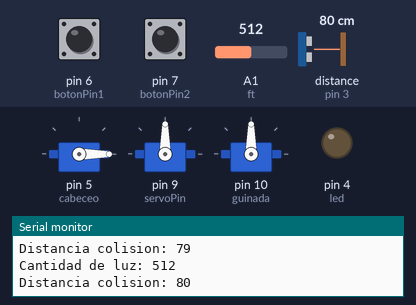
This sketch was run on a simulated Arduino Uno, built with avr-gcc and run on an emulated ATmega328P. On the bench: 3 × servo, output pins drawn as LEDs (lit = HIGH), the last lines printed to the serial monitor. Wiring (inferred from the names in the program): ultrasonic range finder: trigger pin 2; echo pin 3. The inputs (shaded band) are chosen by the test bench; at power-on: A1 (ft) = 512, pin 6 (botonPin1) HIGH, pin 7 (botonPin2) HIGH, distance to the obstacle (sensor on pin 3) 80 cm. The echo pulse lasts 58.3 µs per cm; pins used as bus, display or sensor lines are not drawn.

Above: at 1.3 s.
1.4 s: A1 (ft) set to 214
3.2 s: A1 (ft) set to 191
At 5.2 s:
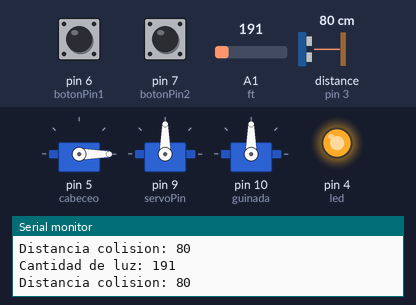
5.5 s: pin 6 (botonPin1) pulled LOW for 3.2 s
At 9.3 s:
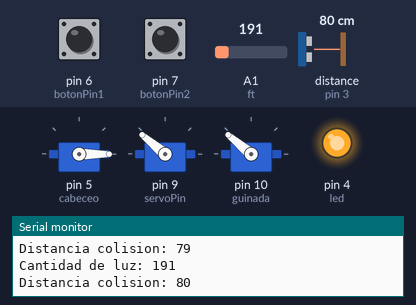
10.2 s: pin 6 (botonPin1) pulled LOW for 3.2 s
At 13.2 s:
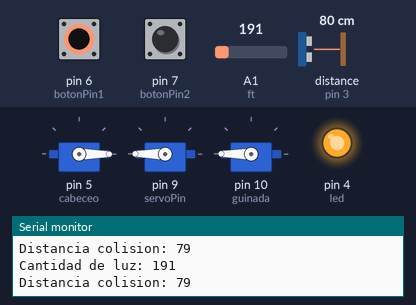
14.9 s: A1 (ft) set to 210
At 16.5 s:
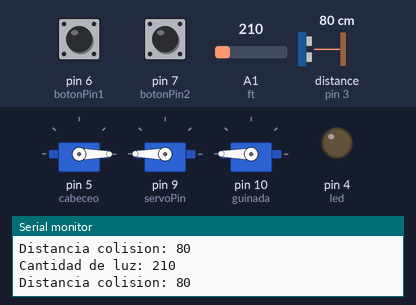
16.9 s: pin 7 (botonPin2) pulled LOW for 0.6 s
At 18.4 s:
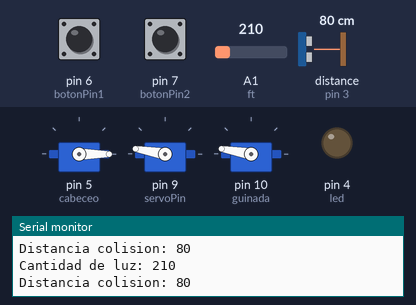
Timing chart, 0 to 19.9 s (numbered marks = the images above; inputs shaded):
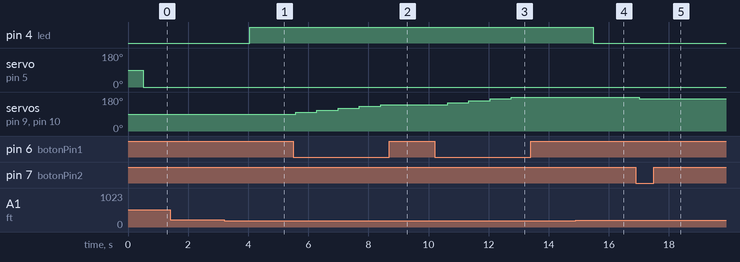

Measured:
- the behaviour switches between 201 and 200 on A1 (ft) (found by bisection; images 0 and 1)
- after the input at 3.2 s, pin 4 (led): LOW → HIGH after 0.86 s
- after the input at 5.5 s, servo on pin 9 (servoPin), servo on pin 10 (guinada): moves from 90° to 140° over 2.8 s, starting after 0.08 s
- after the input at 10.2 s, servo on pin 9 (servoPin), servo on pin 10 (guinada): 140° → 150° after 0.43 s, → 160° 0.71 s later, → 170° 0.71 s later, → 180° 0.71 s later
- after the input at 14.9 s, pin 4 (led): HIGH → LOW after 0.59 s
- after the input at 16.9 s, servo on pin 9 (servoPin), servo on pin 10 (guinada): 180° → 170° after 0.11 s

The sketch:

Prototipo_v2.ino
```cpp
#include <Servo.h>

Servo cabeceo;
Servo alabeo;
Servo guinada;

int ft = 1;
int valorft = 0;
int led = 4;
int trig = 2;
int echo = 3;
int tiempo;
int distancia;
int botonPin1 = 6; // Pin del primer pulsador (sentido horario)
int botonPin2 = 7; // Pin del segundo pulsador (sentido antihorario)
int angulo = 90;   // Ángulo actual del servo "alabeo"
int anguloGuinada = 90;
int paso = 10;    // Paso de movimiento en grados
int pasoGuinada = 10;
bool sentidoHorario = true; // Variable para rastrear la dirección del movimiento del servo

int supply1 = 0;
int supply2 = 1;

void setup() {
  /*Inicializacion del puerto Serial*/
  Serial.begin(9600);

  /*P*/
  pinMode(ft, INPUT);
  pinMode(led, OUTPUT);

  pinMode(trig, OUTPUT);
  pinMode(echo, INPUT);
  cabeceo.attach(5); // Adjunta "cabeceo" al pin 5
  alabeo.attach(9); // Adjunta "alabeo" al pin 9
  guinada.attach(10); // Adjunta "guinada" al pin 10
  pinMode(botonPin1, INPUT_PULLUP); // Configura el primer pin del pulsador con resistencia pull-up interna
  pinMode(botonPin2, INPUT_PULLUP); // Configura el segundo pin del pulsador con resistencia pull-up interna

  /*Configuracion de pines de la funcion de alarma sonora*/
  pinMode(supply1, OUTPUT);
  pinMode(supply2, OUTPUT);

  alabeo.write(angulo); // Establece el ángulo inicial del servo "alabeo" a 90 grados
}

/*void funcionIntermitencia(int pin, int time){
  pinMode(pin, OUTPUT);
  digital.write(pin, HIGH);
  delay(timer);
  digital.write(pin, LOW);
  delay(timer);
}

void navLights(int RIGHT, int LEFT, int time){
  digital.write(RIGHT, HIGH);
  delay(timer);
  digital.write(RIGHT, LOW);
  delay(timer);
  digital.write(LEFT, HIGH);s
  delay(timer);
  digital.write(LEFT, LOW);
  delay(timer);
}*/

bool sensorIR(int pin){
  bool contacto = false;
  if(pin == HIGH){
    contacto = true;
  }
  return contacto;
}

void loop() {
  /*Funcion de las luces de navegacion*/
  //navLights(supply1, supply2, 500);

  /*Funcion de iluminacion*/
  valorft = analogRead(ft);
  Serial.print("Cantidad de luz: ");
  Serial.println(valorft);

  /*Funcion de proximidad*/
  digitalWrite(trig, HIGH);
  delay(1);
  digitalWrite(trig, LOW);
  tiempo = pulseIn(echo, HIGH);
  distancia = tiempo / 58.2;
  Serial.print("Distancia colision: ");
  Serial.println(distancia);
  Serial.println();
  delay(500);

  /*Accion de respuesta: evasion en cabeceo
  if (distancia <= 50) {
    funcionIntermitencia(13, 500); //Alarma sonora
    cabeceo.write(45);
  }
  if (distancia > 50) {
    cabeceo.write(0);
  }*/

  if(sensorIR(11) == true){
    //funcionIntermitencia(13, 500); //Alarma sonora
    cabeceo.write(45);
  }

  if (sensorIR(11) == false) {
    cabeceo.write(0);
  }

  /*Accion de respuesta: Encendido de luz de pista*/
  if (valorft <= 200) {
    digitalWrite(led, HIGH);
  } else {
    digitalWrite(led, LOW);
  }

  // Lee el estado de los pulsadores
  int estadoBoton1 = digitalRead(botonPin1);
  int estadoBoton2 = digitalRead(botonPin2);

  // Si el primer pulsador está presionado y el servo no ha alcanzado su límite superior, gira 10 grados en sentido horario
  if (estadoBoton1 == LOW && angulo < 180) {
    angulo += paso; // Aumenta el ángulo en el paso definido
    alabeo.write(angulo); // Mueve "alabeo" al ángulo calculado

    anguloGuinada += pasoGuinada;
    guinada.write(anguloGuinada);

    sentidoHorario = true; // Establece el sentido del movimiento como horario
    delay(200); // Retardo para evitar rebotes del pulsador
  }

  // Si el segundo pulsador está presionado y el servo no ha alcanzado su límite inferior, gira 10 grados en sentido antihorario
  if (estadoBoton2 == LOW && angulo > 0) {
    angulo -= paso; // Disminuye el ángulo en el paso definido
    alabeo.write(angulo); // Mueve "alabeo" al ángulo calculado

    anguloGuinada -= pasoGuinada;
    guinada.write(anguloGuinada);

    sentidoHorario = false; // Establece el sentido del movimiento como antihorario
    delay(200); // Retardo para evitar rebotes del pulsador
  }
}
```

Light.c
```cpp
int lightSensor(int sensor_pin, int led_out){
    int sensorValue = analogRead(sensor_pin);

    if (sensorValue <= 200) {
        digitalWrite(led_out, HIGH);
    } else {
        digitalWrite(led_out, LOW);
    }
}
```

Origin.c
```cpp
#include <Servo.h>

Servo cabeceo;
Servo otroServo;

int ft = 1;
int valorft = 0;
int led = 4;
int trig = 2;
int echo = 3;
int tiempo;
int distancia;
int botonPin1 = 6; // Pin del primer pulsador (sentido horario)
int botonPin2 = 7; // Pin del segundo pulsador (sentido antihorario)
int servoPin = 9;  // Pin de control del servo "otroServo"
int angulo = 90;   // Ángulo actual del servo "otroServo"
int paso = 10;    // Paso de movimiento en grados
bool sentidoHorario = true; // Variable para rastrear la dirección del movimiento del servo

void setup() {
  pinMode(ft, INPUT);
  pinMode(led, OUTPUT);
  Serial.begin(9600);
  pinMode(trig, OUTPUT);
  pinMode(echo, INPUT);
  cabeceo.attach(5);
  otroServo.attach(servoPin); // Adjunta "otroServo" al pin correspondiente
  pinMode(botonPin1, INPUT_PULLUP); // Configura el primer pin del pulsador con resistencia pull-up interna
  pinMode(botonPin2, INPUT_PULLUP); // Configura el segundo pin del pulsador con resistencia pull-up interna

  otroServo.write(angulo); // Establece el ángulo inicial del servo "otroServo" a 90 grados
}

void loop() {
  valorft = analogRead(ft);
  Serial.print("Cantidad de luz: ");
  Serial.println(valorft);
  digitalWrite(trig, HIGH);
  delay(1);
  digitalWrite(trig, LOW);
  tiempo = pulseIn(echo, HIGH);
  distancia = tiempo / 58.2;
  Serial.print("Distancia colision: ");
  Serial.println(distancia);
  Serial.println();
  delay(500);

  if (distancia <= 50) {
    cabeceo.write(45);
  }
  if (distancia > 50) {
    cabeceo.write(0);
  }

  if (valorft <= 200) {
    digitalWrite(led, HIGH);
  } else {
    digitalWrite(led, LOW);
  }

  // Lee el estado de los pulsadores
  int estadoBoton1 = digitalRead(botonPin1);
  int estadoBoton2 = digitalRead(botonPin2);

  // Si el primer pulsador está presionado y el servo no ha alcanzado su límite superior, gira 10 grados en sentido horario
  if (estadoBoton1 == LOW && angulo < 180) {
    angulo += paso; // Aumenta el ángulo en el paso definido
    otroServo.write(angulo); // Mueve "otroServo" al ángulo calculado
    sentidoHorario = true; // Establece el sentido del movimiento como horario
    delay(200); // Retardo para evitar rebotes del pulsador
  }

  // Si el segundo pulsador está presionado y el servo no ha alcanzado su límite inferior, gira 10 grados en sentido antihorario
  if (estadoBoton2 == LOW && angulo > 0) {
    angulo -= paso; // Disminuye el ángulo en el paso definido
    otroServo.write(angulo); // Mueve "otroServo" al ángulo calculado
    sentidoHorario = false; // Establece el sentido del movimiento como antihorario
    delay(200); // Retardo para evitar rebotes del pulsador
  }
}
```

Proximity.c
```cpp
float proximitySensor(int trigger, int echo){
    digitalWrite(trigger, HIGH);
    delay(1);
    digitalWrite(trigger, LOW);
    int tiempo = pulseIn(echo, HIGH);
    float distancia = tiempo / 58.2;
	  Serial.println(distancia);

    return distancia;
}

void servo_proximy(int distancia){
  if (distancia <= 50) {
    //ServoID.write(45);
    Serial.println("SERVO 45");
  }
  if (distancia > 50) {
    //ServoID.write(0);
    Serial.println("SERVO 0");
  }
}
```

analogRead.c
```cpp
int analog_read(int pin){
   int sensorValue = analogRead(pin);

   return sensorValue;
}
```

respaldo.c
```cpp
/*NOTAS GENERALES
CODIGO ELABORADO POR: HERMAN EMMANUEL R. CRUZ, FERNANDO JIMENEZ ZAMORA
UNIVERSIDAD AERONAUTICA EN QUERETARO
ING. EN DISEÑO MECANICO AERONAUTICO
CONTROL DE MOTORES ELECTRICOS
GRUPO 11A 2024-2
*/

/*NOTAS DE DOCUMENTACION
*   Documentacion basada en el formato de definicion y descpricpcion JAVADOC.
*   Describa las variables con "@local @var" o bien "@global @var"
*   Describa los parametros de funcion con "@param"
*   Describa la salida de una funcion con "@return"
*   No se requiere la implementacion de clases
*   La descripcion de autores y versiones no está definida por JAVADOC. Consulte notas generales
*/

/* NOTAS DE LA VERSION
* Añadidos sensor secundario y tercer servomotor
* Añadida documentacion
* Por terminar: Programacion del tercer servo con sensor
* Corregir funcion de sensor de luz
* Comprobar logica
*/

#include <Servo.h>

Servo cabeceo;
Servo otroServo;
Servo guinada;

int ft = 1;
int valorft = 0;
int led = 4;
int trig = 2;
int echo = 3;
int tiempo;
int distancia;
int botonPin1 = 6; // Pin del primer pulsador (sentido horario)
int botonPin2 = 7; // Pin del segundo pulsador (sentido antihorario)
int servoPin = 9;  // Pin de control del servo "otroServo"
int angulo = 90;   // Ángulo actual del servo "otroServo"
int paso = 10;    // Paso de movimiento en grados
bool sentidoHorario = true; // Variable para rastrear la dirección del movimiento del servo

/*ARDUINO FUNCTIONS: Initialize variables and pinmodes*/
void setup() {
  Serial.begin(9600); //Iniciar Serial
  /*Sensor de iluminacion*/
  pinMode(ft, INPUT); //Fotorresistencia. Modo lectura
  pinMode(led, OUTPUT); //Alimentacion de LED alarma. Modo salida

  /*Sensor de proximidad*/
  pinMode(trig, OUTPUT);/*Pulso para el trigger*/
  pinMode(echo, INPUT); /*Lectura de datos. Pin echo*/

  /*Configuraciones de servomotor*/
  cabeceo.attach(5);
  otroServo.attach(servoPin); // Adjunta "otroServo" al pin correspondiente

  /*Configuraciones de control UI (user interface)*/
  pinMode(botonPin1, INPUT_PULLUP); // Configura el primer pin del pulsador con resistencia pull-up interna
  pinMode(botonPin2, INPUT_PULLUP); // Configura el segundo pin del pulsador con resistencia pull-up interna

  otroServo.write(angulo); // Establece el ángulo inicial del servo "otroServo" a 90 grados
}

/*TEST MODE: Function that only reads an analog lecture from an analog pin connected to sensor
*   @param pin reads an analog pin
*   @return sensorValue returns a value in a range between 0-1023
*/
int analog_read(int pin){
   int sensorValue = analogRead(pin);
   return sensorValue;
}

/*TEST MODE: Function that read and print angular position of all servos
*   @param none
*   @returns none
*/
void servoPosition(){
  Serial.println(cabeceo.read());
  Serial.println(otroServo.read());
  Serial.println(guinada.read());
}

/*Function that read sensor value and turns on a LED. Reusable
*   @Param sensor_pin: input parameter of an analog sensor pin. Reads Pin number
*   @Param led_out: pin output. Dynamic supply for LED. Pin number*/
int lightSensor(int sensor_pin, int led_out){
    int sensorValue = analogRead(sensor_pin);

    if (sensorValue <= 200) {
        digitalWrite(led_out, HIGH);
    } else {
        digitalWrite(led_out, LOW);
    }
}

/*Function that read proximity sensor value and calculate distance of proximity
*DEVNOTES: Esta funcion es reutilizable. Devuelve la distancia para cada sensor configurado
*   @param trigger reads trigger value from sensor. Defined as pin number
*   @param echo reads echo value from sensor
*   @local @var tiempo stores the value of time of a sonic echo
    @local @var distancia stores the value of distance calculated by D = T/V
*   @return distancia value of calculated distance. Float type.
*/
float proximitySensor(int trigger, int echo){
    digitalWrite(trigger, HIGH);
    delay(1);
    digitalWrite(trigger, LOW);
    int tiempo = pulseIn(echo, HIGH);
    float distancia = tiempo / 58.2;
	  Serial.println(distancia);

    return distancia;
}

/*Function that initialize an action if true conditions: detected an object*/
/*DEVNOTES: Funcion no reutilizable*/
void cabeceoAction(int distancia){
  if (distancia <= 50) {
    cabeceo.write(45);
    //Serial.println("SERVO 45");
  }
  if (distancia > 50) {
    cabeceo.write(0);
    //cabeceo.println("SERVO 0");
  }
}

void loop(){
  int estadoBoton1 = digitalRead(botonPin1);
  int estadoBoton2 = digitalRead(botonPin2);

    lightSensor(ft, led);
    cabeceoAction(proximitySensor(trig, echo));

  // Si el primer pulsador está presionado y el servo no ha alcanzado su límite superior, gira 10 grados en sentido horario
  if (estadoBoton1 == LOW && angulo < 180) {
    angulo += paso; // Aumenta el ángulo en el paso definido
    otroServo.write(angulo); // Mueve "otroServo" al ángulo calculado
    sentidoHorario = true; // Establece el sentido del movimiento como horario
    delay(200); // Retardo para evitar rebotes del pulsador
  }

  // Si el segundo pulsador está presionado y el servo no ha alcanzado su límite inferior, gira 10 grados en sentido antihorario
  if (estadoBoton2 == LOW && angulo > 0) {
    angulo -= paso; // Disminuye el ángulo en el paso definido
    otroServo.write(angulo); // Mueve "otroServo" al ángulo calculado
    sentidoHorario = false; // Establece el sentido del movimiento como antihorario
    delay(200); // Retardo para evitar rebotes del pulsador
  }
}
```

testMode.c
```cpp

```
